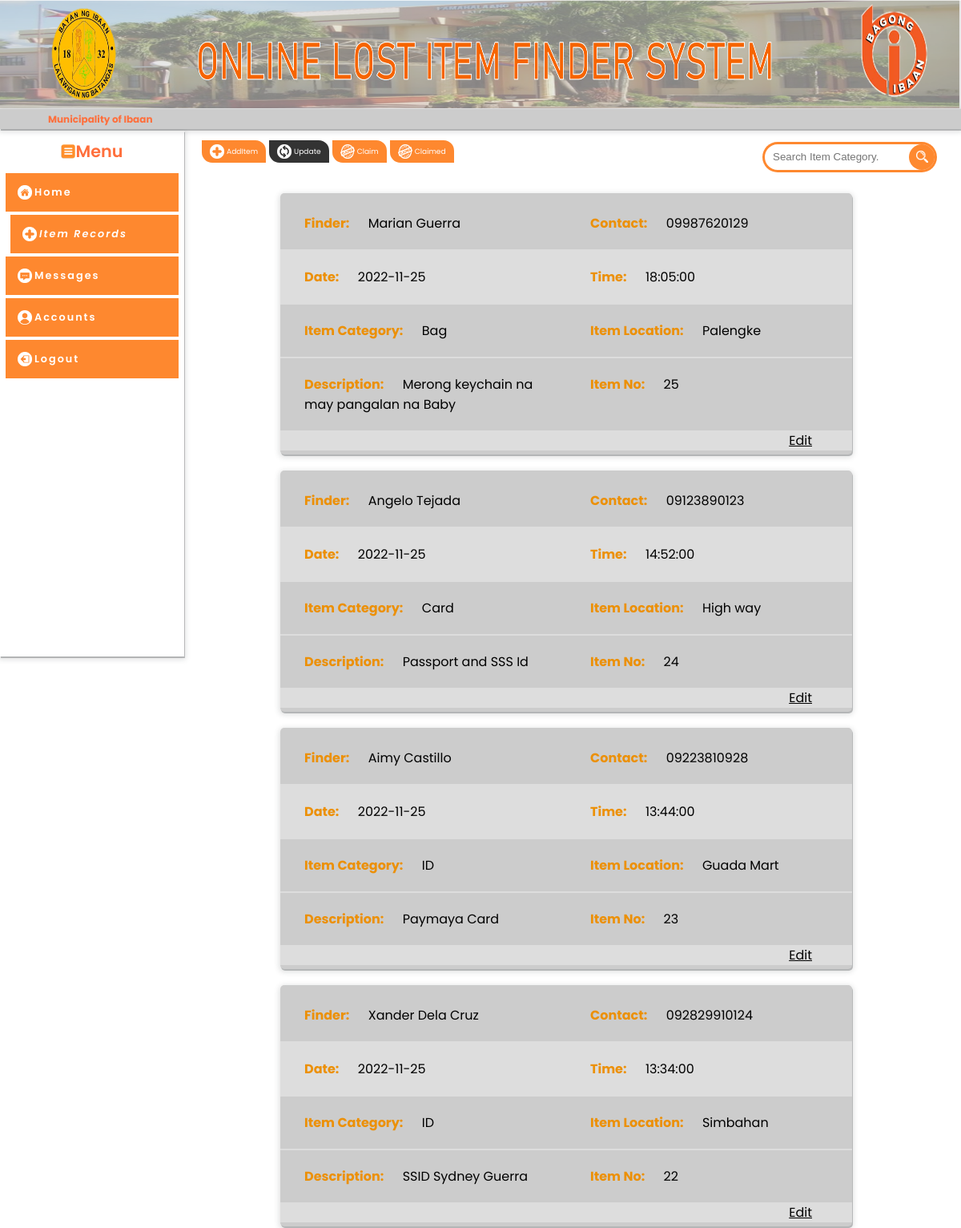
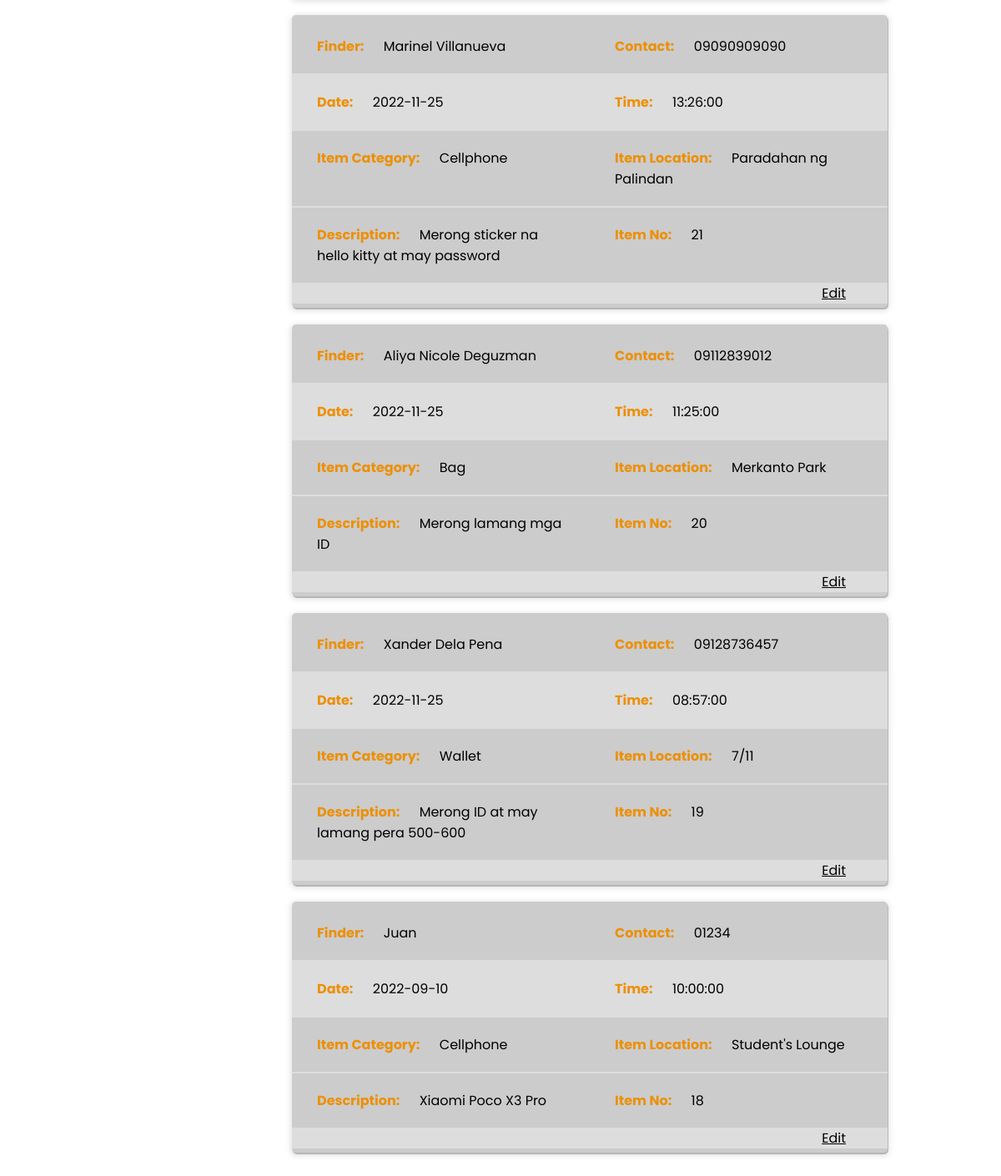
The app's page /admin_updateItem.php (signed in) with its own data (2 pictures, top to bottom).
### tables this page shows
CREATE TABLE IF NOT EXISTS `tb_itemrecord` (
  `finder` varchar(50) NOT NULL,
  `contact` varchar(15) NOT NULL,
  `itemNo` int(25) NOT NULL AUTO_INCREMENT,
  `date` date NOT NULL,
  `time` time NOT NULL,
  `itemCategory` varchar(50) NOT NULL,
  `itemLocation` varchar(50) NOT NULL,
  `itemDescription` varchar(255) NOT NULL,
  `itemBrand` varchar(100) NOT NULL,
  `itemColor` varchar(50) NOT NULL,
  `qrCode` varchar(300) DEFAULT NULL,
  `isClaimed` int(11) NOT NULL DEFAULT '0',
  PRIMARY KEY (`itemNo`)
);

### admin_updateItem.php (the view, shortened to what this page needs)
<!DOCTYPE html>
<html lang="en">
    <head>
        <link rel="stylesheet" href="style.css">
        <link rel="stylesheet" href="responsive.css">
    </head>
    <body>
        <header>
            <div class="header" id="header">
            </div>
            <div class="divider">
                <p>Municipality of Ibaan</p>
            </div>
        </header>
        <nav class="navigation" id="navigation">
                <h3><img src="./images/menu-logo.png" height="18" width="18">Menu</h3>
                <div class="nav-links" id="myDIV">
                    <a href="admin_home.php" class="nav-link"><img src="./images/home-icon.png" width="18" height="18" style="margin-right: 3px;">Home</a>
                    <a href="admin_itemRecord.php" class="nav-link active"><img src="./images/add-icon.png" width="18" height="18" style="margin-right: 3px;">Item Records</a>
                    <a href="admin_messages.php" class="nav-link"><img src="./images/messages-icon.png" width="18" height="18" style="margin-right: 3px;">Messages</a>
                    <a href="admin_accounts.php" class="nav-link"><img src="./images/user-icon.png" width="18" height="18" style="margin-right: 3px;">Accounts</a>
                    <a href="logout.php" class="nav-link"><img src="./images/logout-icon.png" width="18" height="18" style="margin-right: 3px;">Logout</a>
                </div>
        </nav>
        <div class="message-nav-parent">
            <div class="message-nav">
                <a href="admin_itemRecord.php" class="msg-nav-child"><img src="./images/add-icon.png" width="18" height="18" style="margin-right: 3px;">AddItem</a>
                <a href="admin_updateItem.php" class="msg-nav-child --msg-active"><img src="./images/update-icon.png" width="18" height="18" style="margin-right: 3px;">Update</a>
                <a href="admin_claim_item.php" class="msg-nav-child"><img src="./images/claimed-icon.png" width="18" height="18" style="margin-right: 3px;">Claim</a>
                <a href="admin_claimedItem.php" class="msg-nav-child"><img src="./images/claimed-icon.png" width="18" height="18" style="margin-right: 3px;">Claimed</a>
            </div>
                </div>
        <div class="search-bar">
            <form class="search-box" action="search_update.php" method=POST>
                <input class="search" type="text" name="itemCategory" size='20' placeholder="Search Item Category." required>
                <button class="search-btn" title="Search" type="submit" name= "search"><img src="./images/search-icon.png" width="15" height="15"></button>
            </form>
        </div>
        <main>
            <section class="form-output" id="form-output">
                <div class="output-container">
                    <?php
                        include 'connect_db.php';
                        $query = "SELECT * FROM tb_itemRecord Order By itemNo DESC" or die("Error");
                        $result = mysqli_query($conn, $query);
                        while($row=mysqli_fetch_assoc($result))
                        {
                        ?>
                            <div class='output-cont-child'>
                                <div class="output-one output">
                                    <p class="p-one"><span style='color:#ec9006; font-weight:700; margin-right: 20px;'>Finder: </span><?php echo $row['finder']; ?></p>
                                    <p class="p-two"><span style='color:#ec9006; font-weight:700; margin-right: 20px;'>Contact: </span><?php echo $row['contact']; ?></p>
                                </div>
                                <div class="output-two output">
                                    <p class="p-one"><span style='color:#ec9006; font-weight:700; margin-right: 20px;'>Date: </span><?php echo $row['date']; ?></p>
                                    <p class="p-one"><span style='color:#ec9006; font-weight:700; margin-right: 20px;'>Time: </span><?php echo $row['time']; ?></p>
                                </div>
                                <div class="output-three output">
                                    <p class="p-two"><span style='color:#ec9006; font-weight:700; margin-right: 20px;'>Item Category: </span><?php echo $row['itemCategory']; ?></p>
                                    <p class="p-one"><span style='color:#ec9006; font-weight:700; margin-right: 20px;'>Item Location: </span><?php echo $row['itemLocation']; ?></p>
                                </div>
                                <div class="output-fifth output">
                                    <p class="p-two"><span style='color:#ec9006; font-weight:700; margin-right: 20px;'>Description: </span><?php echo $row['itemDescription']; ?></p>
                                    <p class="p-one" readonly><span style='color:#ec9006; font-weight:700; margin-right: 20px;'>Item No: </span><?php echo $row['itemNo']; ?></p>
                                </div>
                                <div class="output-delete">
                                    <a style="color:#000000; margin: 10px 50px;" href='Update_form.php?edit=<?php echo $row['itemNo']; ?> & finder=<?php echo $row['finder']; ?> & contact=<?php echo $row['contact']; ?> & time=<?php echo $row['time']; ?> & date=<?php echo $row['date']; ?> & itemCategory=<?php echo $row['itemCategory']; ?> & itemLocation=<?php echo $row['itemLocation']; ?> & itemBrand=<?php echo $row['itemBrand']; ?> & itemColor=<?php echo $row['itemColor']; ?> & itemDescription=<?php echo $row['itemDescription']; ?>'>Edit</a>
                                </div>
                            </div>
                         <?php
                        }
                    ?>
                </div>
            </section>
        </main>
    </body>
</html>

### style.css (style rules this page uses)
:root { --color-white: #ffffff; --color-black: #000000; --color-gray: #cccccc; --color-grayish: #ddd; --color-slightwhite: #f1f1f1; --color-brightorange: #ec9006; --color-orange: #ff6f3c; }
* { margin: 0px; padding: 0px; box-sizing: border-box; }
body { font-family: 'Poppins', arial, sans-serif; }
header { width: 100%; position: sticky; top: 0; z-index: 99; }
.header { width: 100%; height: 17vh; background-image: url('./images/ibaan_header.png'); background-size: 100% 100%; z-index: 99; display: flex; align-items: center; }
.divider { height: 25px; width: 100%; background-color: var(--color-gray); color: var(--color-orange); box-shadow: 0 2px 6px 2px rgb(60 64 67 / 15%), 1px 2px 0 rgb(60 64 67 / 30%); display: flex; align-items: center; }
.divider p { margin-left: 60px; font-size: 12px; font-weight: 700; }
.navigation { height: 82vh; width: 230px; background-color: var(--color-white); box-shadow: 0 2px 6px 2px rgb(60 64 67 / 15%), 1px 2px 0 rgb(60 64 67 / 30%); margin-top: 2px; display: flex; align-items: center; flex-direction: column; position: fixed; overflow: auto; z-index: 11; }
.navigation h3 { color: var(--color-orange); font-size: 1.3rem; font-weight: 600; margin: 10px; display: flex; align-items: center; }
.nav-links { display: flex; justify-content: center; flex-direction: column; }
.nav-links a { display: flex; }
.nav-link { text-decoration: none; padding: 15px 70px 15px 15px; background-color: #fe6e00d0; margin: 2px; color: var(--color-white); font-size: .8rem; font-weight: 600; letter-spacing: 2px; }
.active, .nav-link:hover { margin-left: 8px; font-style: italic; padding: 15px 64px 15px 15px; }
main { width: 100%; background-color: var(--color-white); }
.form-output { margin: 80px 0 0 350px; animation: fadeIn 2s; -webkit-animation: fadeIn 2s; -moz-animation: fadeIn 2s; -o-animation: fadeIn 2s; -ms-animation: fadeIn 2s; }
.output-container { width: 84%; margin-bottom: 30px; }
.output-cont-child { width: 100%; background-color: var(--color-gray); margin-top: 20px; border-radius: 5px; padding-top: 5px; padding-bottom: 5px; box-shadow: 1px 2px 0 rgb(60 64 67 / 30%), 0 2px 6px 2px rgb(60 64 67 / 15%); }
.output-cont-child p { margin: 20px 30px; }
.output { display: flex; flex-wrap: wrap; }
.output-one, .output-two, .output-three { border-bottom: 2px solid var(--color-grayish); }
.output-two, .output-four { background-color: var(--color-grayish); }
.p-one { flex: 1; }
.p-two { flex: 1; }
.output-delete { width: 100%; text-align: right; background-color: var(--color-grayish); }
.message-nav-parent { height: 25px; position: fixed; z-index: 3; margin-top: 15px; left: 250px; display: flex; justify-content: end; align-items: center; }
.msg-nav-child { padding: 5px 10px; background-color: #fe6e00d0; text-decoration: none; color: var(--color-white); align-items: center; display: flex; border: 2px solid var(--color-white); font-size: .57rem; border-radius: 0 15px 0 15px; }
.--msg-active, .msg-nav-child:hover { opacity: .8; background-color: var(--color-black); }
.message-nav { display: flex; margin-left: 30%; }
.search-bar { width: 100%; height: 25px; position: fixed; left: 0; z-index: 1; margin-top: 22px; display: flex; justify-content: end; align-items: center; }
.search-box { margin-right: 30px; }
.search { border: 3px solid #fe6e00d0; height: 38px; width: 218px; border-radius: 50px; padding: 10px; float: left; }
.search-btn { background: #fe6e00d0; padding: 8px; cursor: pointer; height: 32px; width: 32px; border-radius: 50%; border: none; text-align: center; margin-left: -35px; margin-top: 3px; }

### responsive.css (style rules this page uses)
:root { --color-white: #ffffff; --color-black: #000000; --color-gray: #cccccc; --color-pure: #ff0000; --color-grayish: #ddd; --color-slightwhite: #f1f1f1; }

### records on screen
tb_itemrecord: finder "Marian Guerra", contact "09987620129", date "2022-11-25", time "18:05:00", itemCategory "Bag", itemLocation "Palengke", itemDescription "Merong keychain na may pangalan na Baby", itemNo "25"
tb_itemrecord: finder "Angelo Tejada", contact "09123890123", date "2022-11-25", time "14:52:00", itemCategory "Card", itemLocation "High way", itemDescription "Passport and SSS Id", itemNo "24"
tb_itemrecord: finder "Aimy Castillo", contact "09223810928", date "2022-11-25", time "13:44:00", itemCategory "ID", itemLocation "Guada Mart", itemDescription "Paymaya Card", itemNo "23"
tb_itemrecord: finder "Xander Dela Cruz", contact "092829910124", date "2022-11-25", time "13:34:00", itemCategory "ID", itemLocation "Simbahan", itemDescription "SSID Sydney Guerra", itemNo "22"
tb_itemrecord: finder "Marinel Villanueva", contact "09090909090", date "2022-11-25", time "13:26:00", itemCategory "Cellphone", itemLocation "Paradahan ng Palindan", itemDescription "Merong sticker na hello kitty at may password", itemNo "21"
tb_itemrecord: finder "Aliya Nicole Deguzman", contact "09112839012", date "2022-11-25", time "11:25:00", itemCategory "Bag", itemLocation "Merkanto Park", itemDescription "Merong lamang mga ID", itemNo "20"
tb_itemrecord: finder "Xander Dela Pena", contact "09128736457", date "2022-11-25", time "08:57:00", itemCategory "Wallet", itemLocation "7/11", itemDescription "Merong ID at may lamang pera 500-600", itemNo "19"
tb_itemrecord: finder "Juan", contact "01234", date "2022-09-10", time "10:00:00", itemCategory "Cellphone", itemLocation "Student's Lounge", itemDescription "Xiaomi Poco X3 Pro", itemNo "18"
